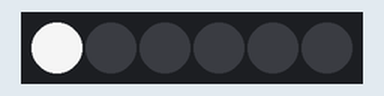
A sketch run on a simulated Arduino Uno, built with avr-gcc and run on an emulated ATmega328P. Parts: 6 RGB LEDs in strip order, left to right. Dim RGB values are drawn brighter than linear; random numbers use the default seed unless the sketch sets one.

Above: at 0.15 s.
At 10.22 s:
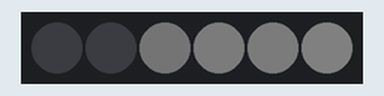
At 29.57 s:
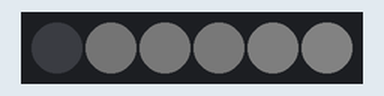
At 39.44 s:
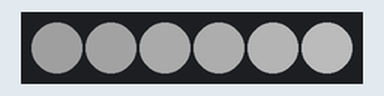
Timing chart, 0 to 40.0 s (numbered marks = the images above):
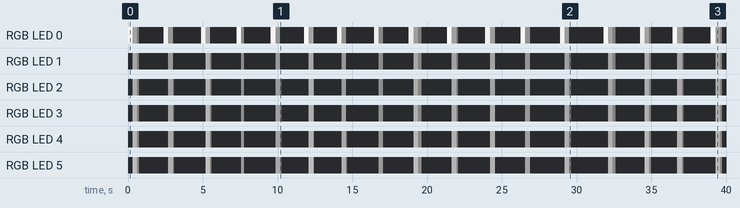

The sketch:

white_ride.ino
```cpp
#include "FastLED.h"

#define NUM_LEDS  6    // Enter the total number of LEDs on the strip
#define PIN       6     // The pin connected to Din to control the LEDs

CRGB leds[NUM_LEDS];

void setup() {
  FastLED.addLeds<WS2812B, PIN, GRB>(leds, NUM_LEDS).setCorrection(TypicalLEDStrip);
  FastLED.setMaxPowerInVoltsAndMilliamps(5, 1500);    // Set power limit of LED strip to 5V, 1500mA
  FastLED.clear();                                    // Initialize all LEDs to "OFF"
}

void loop() {
  // A simple White Shooting Star
  shootingStarAnimation(255, 255, 255, random(10, 60), random(5, 40), random(2000, 8000), 1);

  // Try changing the arguments. Uncomment this line of code to try out a fully randomized animation example:
//    shootingStarAnimation(random(0, 255), random(0, 255), random(0, 255), random(10, 60), random(5, 40), random(2000, 8000), 1);
}

/*
 *  ========== Shooting Star Animation ==========
 *  red, green, blue - Choose a color with RGB values (0 to 255).
 *  tail_length - A larger value results in shorter tail.
 *  delay_duration - A larger value results in slower movement speed.
 *  interval - Time interval between new shooting stars (in milliseconds).
*/

unsigned long previousMillis = 0;           // Stores last time LEDs were updated
int count = 0;                              // Stores count for incrementing up to the NUM_LEDs

void shootingStarAnimation(int red, int green, int blue, int tail_length, int delay_duration, int interval, int direction){
  /*
   * red - 0 to 255 red color value
   * green - 0 to 255 green color value
   * blue - 0 to 255 blue color value
   * tail_length - value which represents number of pixels used in the tail following the shooting star
   * delay_duration - value to set animation speed. Higher value results in slower animation speed.
   * interval - time between each shooting star (in miliseconds)
   * direction - value which changes the way that the pixels travel (uses -1 for reverse, any other number for forward)
  */
  unsigned long currentMillis = millis();   // Get the time
  if (currentMillis - previousMillis >= interval) {
    previousMillis = currentMillis;         // Save the last time the LEDs were updated
    count = 0;                              // Reset the count to 0 after each interval
  }
  if (direction == -1) {        // Reverse direction option for LEDs
    if (count < NUM_LEDS) {
      leds[NUM_LEDS - (count % (NUM_LEDS+1))].setRGB(red, green, blue);    // Set LEDs with the color value
      count++;
    }
  }
  else {
    if (count < NUM_LEDS) {     // Forward direction option for LEDs
      leds[count % (NUM_LEDS+1)].setRGB(red, green, blue);    // Set LEDs with the color value
      count++;
    }
  }
  fadeToBlackBy(leds, NUM_LEDS, tail_length);                 // Fade the tail LEDs to black
  FastLED.show();
  delay(delay_duration);                                      // Delay to set the speed of the animation
}
```

Measured:
- by itself, RGB LED 1: off → RGB(41, 41, 41) at 0.31 s, → RGB(3, 3, 3) 0.32 s later, → off 0.13 s later, → RGB(24, 24, 24) 1.9 s later, … (43 changes in this stretch)
- by itself, RGB LED 2: off → RGB(48, 48, 48) at 0.31 s, → RGB(4, 4, 4) 0.32 s later, → off 0.13 s later, → RGB(33, 33, 33) 1.9 s later, … (46 changes in this stretch)
